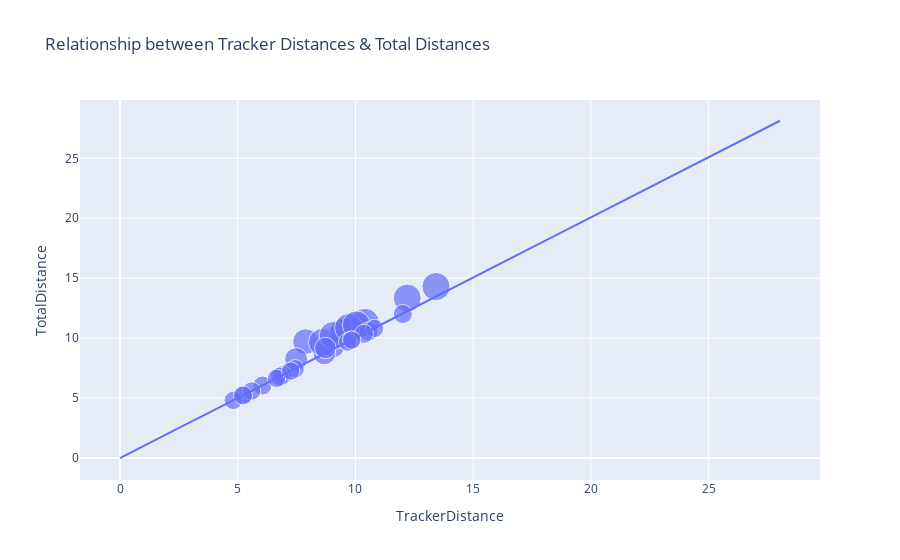

Notebook code for this chart:
### Code cell
figure = px.scatter(data_frame = df, x="TrackerDistance",
                    y="TotalDistance", size="LoggedActivitiesDistance", 
                    trendline="ols", 
                    title="Relationship between Tracker Distances & Total Distances")
figure.show()

### Figure 1 — Plotly figure (JSON) as saved in the notebook; plotly's stock layout.template omitted (floating-point values rounded to 4 significant figures; data arrays with more than 128 entries replaced by an {"elided": "..."} marker saying what was removed)
{"data": [{"hovertemplate": "TrackerDistance=%{x}<br>TotalDistance=%{y}<br>LoggedActivitiesDistance=%{marker.size}<extra></extra>", "legendgroup": "", "marker": {"color": "#636efa", "size": {"elided": "940 float values"}, "sizemode": "area", "sizeref": 0.01236, "symbol": "circle"}, "mode": "markers", "name": "", "orientation": "v", "showlegend": false, "type": "scatter", "x": {"elided": "940 float values"}, "xaxis": "x", "y": {"elided": "940 float values"}, "yaxis": "y"}, {"hovertemplate": "<b>OLS trendline</b><br>TotalDistance = 1.00394 * TrackerDistance + -0.00720999<br>R<sup>2</sup>=0.999010<br><br>TrackerDistance=%{x}<br>TotalDistance=%{y} <b>(trend)</b><extra></extra>", "legendgroup": "", "marker": {"color": "#636efa", "symbol": "circle"}, "mode": "lines", "name": "", "showlegend": false, "type": "scatter", "x": {"elided": "940 float values"}, "xaxis": "x", "y": {"elided": "940 float values"}, "yaxis": "y"}], "layout": {"legend": {"itemsizing": "constant", "tracegroupgap": 0}, "title": {"text": "Relationship between Tracker Distances & Total Distances"}, "xaxis": {"anchor": "y", "domain": [0, 1], "title": {"text": "TrackerDistance"}}, "yaxis": {"anchor": "x", "domain": [0, 1], "title": {"text": "TotalDistance"}}}}
